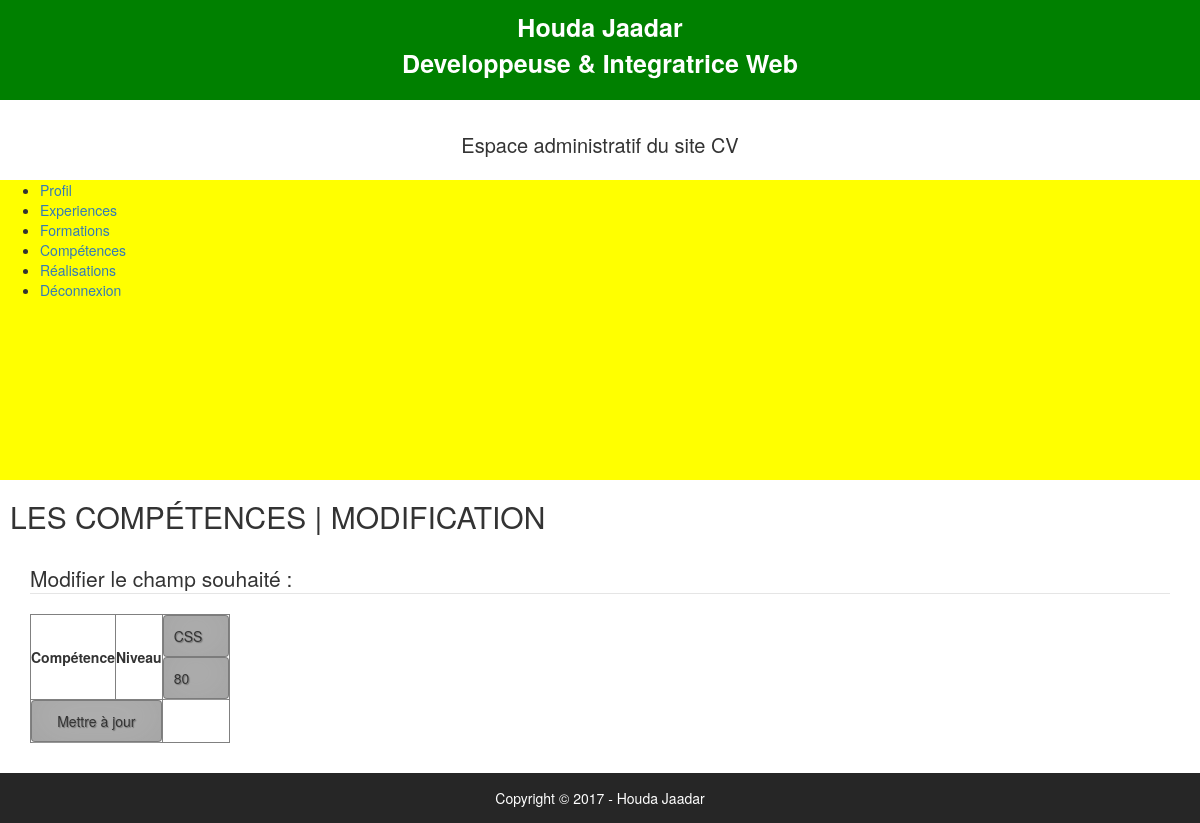
Screenshot of /admin/modif_competence.php?id_competence=9 (signed in) with the database file from the repository.
### tables this page shows
CREATE TABLE `t_utilisateur` (
  `id_utilisateur` smallint(5) NOT NULL,
  `prenom` varchar(25) NOT NULL,
  `nom` varchar(25) NOT NULL,
  `email` varchar(50) NOT NULL,
  `telephone` varchar(20) NOT NULL COMMENT 'varchar car 0 n''est pas un entier',
  `mdp` varchar(13) NOT NULL,
  `pseudo` varchar(13) NOT NULL,
  `avatar` varchar(13) NOT NULL,
  `age` smallint(5) NOT NULL,
  `date_naissance` date NOT NULL,
  `sexe` enum('Femme','Homme') NOT NULL,
  `etat_civil` enum('M.','Mme') NOT NULL,
  `statut_marital` varchar(13) NOT NULL,
  `adresse` text NOT NULL,
  `code_postal` varchar(5) NOT NULL,
  `ville` varchar(50) NOT NULL,
  `pays` varchar(25) NOT NULL,
  `note` varchar(20) NOT NULL
);

CREATE TABLE `t_competences` (
  `id_competence` int(11) NOT NULL,
  `competence` text,
  `niveau` int(3) NOT NULL,
  `utilisateur_id` int(11) NOT NULL
);

### admin/modif_competence.php (the view, shortened to what this page needs)
<?php require '../connexion/connexion.php'; ?>
<?php
$id_competence = $_GET['id_competence'];
$sql= $pdoCV->query("SELECT * FROM t_competences WHERE id_competence = '$id_competence' ");
$ligne_competence= $sql->fetch();
?>
<?php include'haut.php';?>
	<div class="contenuPrincipal">
	<h2 class="h2"> Les compétences | modification </h2>
		<form action="modif_competence.php" method="POST">
		<legend>Modifier le champ souhaité : </legend>
			<table class="tables" width="200px" border="1">
				<tr>
					<th>Compétence </th>
					<th>Niveau</th>
					<td>
					<input type="text" name="competence" size="50" value="<?php echo $ligne_competence['competence']; ?>" required>
					<input type="text" name="niveau" size="50" value="<?php echo $ligne_competence['niveau']; ?>" required>
					</td>
				</tr>
				<tr>
					<td colspan="2"><input type="submit" value="Mettre à jour"></td>
				</tr>
			</table>
		</form>
	</div>
<?php include'bas.php';?>

### admin/haut.php (shortened to what this page needs)
<?php require '../connexion/connexion.php'; ?>
<?php
        $sql = $pdoCV->query("SELECT * FROM t_utilisateur");
        $resultat = $sql->fetch();?>
<!DOCTYPE html>
<html lang="fr">
<head>
    <link rel="stylesheet" type="text/css" href="../css/style.css">
    <link rel="stylesheet" href="https://maxcdn.bootstrapcdn.com/bootstrap/3.3.7/css/bootstrap.min.css">
</head>
<body>
    <header>
    	<div class="nom">
    		<p><?php echo $resultat['prenom'].' ' .$resultat['nom'].'<br>';?>
    		Developpeuse & Integratrice Web</p>
    	</div>
    	<h1 id="espaceAdmin">Espace administratif du site CV</h1>
        <div id="navb">
            <nav id="navbar">
                <ul>
                    <li><a href="utilisateur.php">Profil</a></li>
                    <li><a href="experience.php">Experiences</a></li>
                    <li><a href="formation.php">Formations</a></li>
                    <li><a href="competence.php">Compétences</a></li>
                    <li><a href="realisation.php">Réalisations</a></li>
                    <li><a href="index.php?deconnect">Déconnexion</a></li>
                </ul>
            </nav>
        </div>
    </header>

### admin/bas.php
<?php require '../connexion/connexion.php'; ?>
 <?php $sql = $pdoCV->query("SELECT * FROM t_utilisateur");
 $resultat = $sql->fetch(); ?>
<footer>
	<div>
		<p>Copyright © <?php echo DATE('Y').' - '.$resultat['prenom'].' ' .$resultat['nom'];?> </p>
	</div>
</footer>
</body>
</html>

### css/style.css (style rules this page uses)
body { font-family: 'Quicksand', sans-serif; margin: 0; padding: 0; border: 0; }
.nom { height: 100px; background-color: green; text-align: center; font-weight: bolder; font-size: 25px; padding-top: 10px; padding-bottom: 15px; color: white; }
#navbar { margin: 0 auto; width:1200px; height: 300px; }
#navb { width: 100%; background-color: yellow; }
#espaceAdmin { font-size: 20px; text-align: center; height: 50px; line-height: 50px; }
.h2 { font-size: 20px; font-weight: bolder; text-transform: uppercase; margin: 30px 10px; }
form { margin: 30px 30px; }
footer { height: 50px; background-color: #262626; text-align: center; font-size:1em; color: white; line-height: 50px; }
* { -webkit-box-sizing:border-box; -moz-box-sizing:border-box; -ms-box-sizing:border-box; -o-box-sizing:border-box; box-sizing:border-box; }
html { width: 100%; height:100%; overflow:hidden; }
body { width: 100%; height:100%; font-family: 'Open Sans', sans-serif; background: #092756; }
input { width: 100%; margin-bottom: 10px; background: rgba(0,0,0,0.3); border: none; outline: none; padding: 10px; font-size: 13px; color: #fff; text-shadow: 1px 1px 1px rgba(0,0,0,0.3); border: 1px solid rgba(0,0,0,0.3); border-radius: 4px; box-shadow: inset 0 -5px 45px rgba(100,100,100,0.2), 0 1px 1px rgba(255,255,255,0.2); -webkit-transition: box-shadow .5s ease; -moz-transition: box-shadow .5s ease; -o-transition: box-shadow .5s ease; -ms-transition: box-shadow .5s ease; transition: box-shadow .5s ease; }

### rows the page displays
t_utilisateur: prenom "Houda", nom "Jaadar"
t_competences: competence "CSS", niveau "80"

### other values shown
DATE('Y') "2017"
